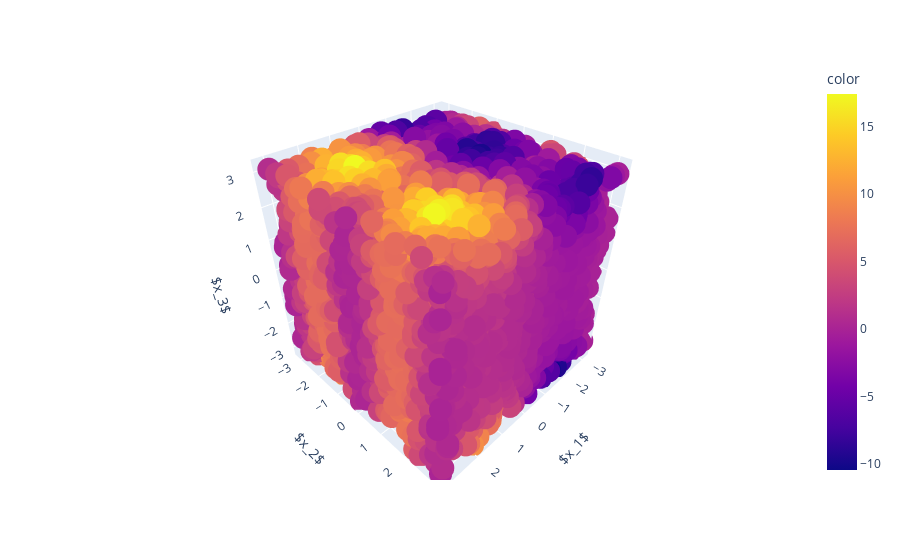

The notebook cell saved with this chart:
### Code cell
fig = px.scatter_3d(x=param_values[:, 0], y=param_values[:, 1], z=param_values[:, 2], color=Y)
fig.update_layout(scene = dict(
                    xaxis_title=r'$x_1$',
                    yaxis_title=r'$x_2$',
                    zaxis_title=r'$x_3$'))
fig.show()

### Figure 1 — Plotly figure (JSON) as saved in the notebook; plotly's stock layout.template omitted (floating-point values rounded to 4 significant figures; data arrays with more than 128 entries replaced by an {"elided": "..."} marker saying what was removed)
{"data": [{"hovertemplate": "x=%{x}<br>y=%{y}<br>z=%{z}<br>color=%{marker.color}<extra></extra>", "legendgroup": "", "marker": {"color": {"elided": "8192 float values"}, "coloraxis": "coloraxis", "symbol": "circle"}, "mode": "markers", "name": "", "scene": "scene", "showlegend": false, "type": "scatter3d", "x": {"elided": "8192 float values"}, "y": {"elided": "8192 float values"}, "z": {"elided": "8192 float values"}}], "layout": {"coloraxis": {"colorbar": {"title": {"text": "color"}}, "colorscale": [[0, "#0d0887"], [0.1111, "#46039f"], [0.2222, "#7201a8"], [0.3333, "#9c179e"], [0.4444, "#bd3786"], [0.5556, "#d8576b"], [0.6667, "#ed7953"], [0.7778, "#fb9f3a"], [0.8889, "#fdca26"], [1, "#f0f921"]]}, "legend": {"tracegroupgap": 0}, "margin": {"t": 60}, "scene": {"domain": {"x": [0, 1], "y": [0, 1]}, "xaxis": {"title": {"text": "$x_1$"}}, "yaxis": {"title": {"text": "$x_2$"}}, "zaxis": {"title": {"text": "$x_3$"}}}}}
